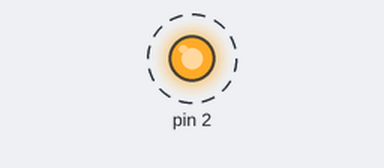
The sketch below on a simulated Arduino Uno, built with avr-gcc and run on an emulated ATmega328P. On the bench: output pins drawn as LEDs (lit = HIGH). Dashed ring = blinking.

Above: at 0.5 s.
Timing chart, 0 to 4.6 s (numbered marks = the images above):
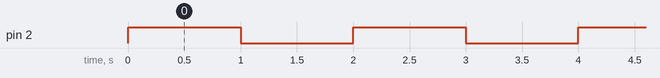

The sketch:

sunum4-hello-world.ino
```cpp
#define F_CPU 16000000UL
#include <avr/io.h>
#include <util/delay.h>
int main()
{

  DDRD |= (1<<2);
  while(1)
  {
      PORTD |= (1<<2);
      _delay_ms(1000);
      PORTD &=~(1<<2);
      _delay_ms(1000);
  }


  return 0;
}
```

Measured:
- by itself, pin 2: alternates HIGH for 1.0 s and LOW for 1.0 s
